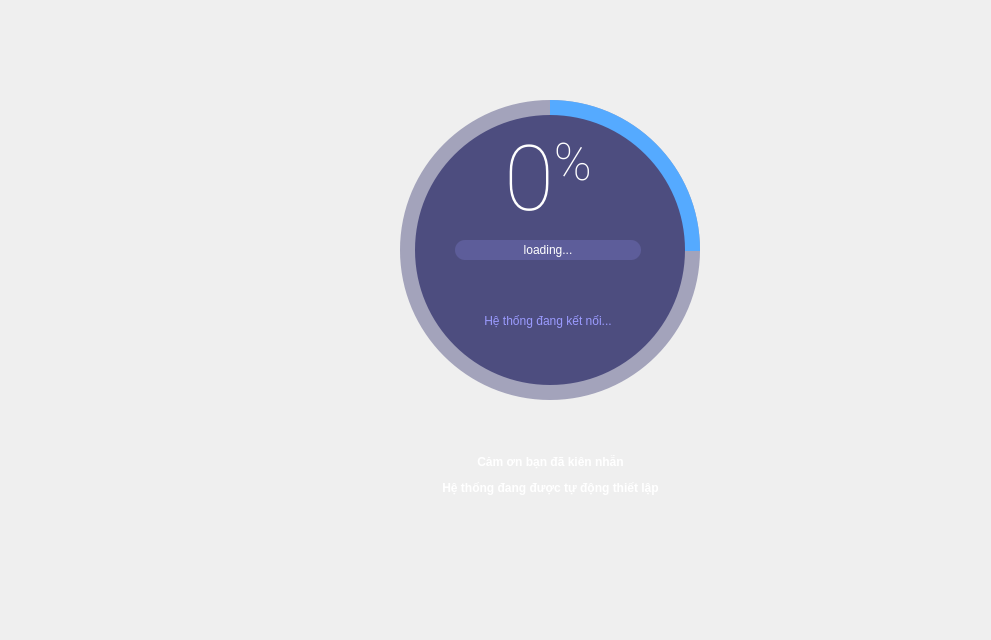
<?xml version="1.0" encoding="UTF-8"?>
<ui version="4.0">
 <class>SplashScreen</class>
 <widget class="QMainWindow" name="SplashScreen">
  <property name="geometry">
   <rect>
    <x>0</x>
    <y>0</y>
    <width>991</width>
    <height>640</height>
   </rect>
  </property>
  <property name="windowTitle">
   <string>MainWindow</string>
  </property>
  <widget class="QWidget" name="centralwidget">
   <widget class="QFrame" name="circularProgressBarBase">
    <property name="geometry">
     <rect>
      <x>10</x>
      <y>20</y>
      <width>781</width>
      <height>561</height>
     </rect>
    </property>
    <property name="styleSheet">
     <string notr="true">QFrame{
	border-top-left-radius: 50px;
	border-bottom-right-radius: 50px;
}</string>
    </property>
    <property name="frameShape">
     <enum>QFrame::NoFrame</enum>
    </property>
    <property name="frameShadow">
     <enum>QFrame::Raised</enum>
    </property>
    <widget class="QFrame" name="circularProgress">
     <property name="geometry">
      <rect>
       <x>390</x>
       <y>80</y>
       <width>300</width>
       <height>300</height>
      </rect>
     </property>
     <property name="styleSheet">
      <string notr="true">QFrame{
	border-radius: 150px;
	background-color: qconicalgradient(cx:0.5, cy:0.5, angle:90, stop:0.749 rgba(255, 0, 127, 0), stop:0.750 rgba(85, 170, 255, 255));
}</string>
     </property>
     <property name="frameShape">
      <enum>QFrame::NoFrame</enum>
     </property>
     <property name="frameShadow">
      <enum>QFrame::Raised</enum>
     </property>
    </widget>
    <widget class="QFrame" name="circularBg">
     <property name="geometry">
      <rect>
       <x>390</x>
       <y>80</y>
       <width>300</width>
       <height>300</height>
      </rect>
     </property>
     <property name="styleSheet">
      <string notr="true">QFrame{
	border-radius: 150px;
	background-color: rgba(77, 77, 127, 120);
}</string>
     </property>
     <property name="frameShape">
      <enum>QFrame::NoFrame</enum>
     </property>
     <property name="frameShadow">
      <enum>QFrame::Raised</enum>
     </property>
    </widget>
    <widget class="QFrame" name="container">
     <property name="geometry">
      <rect>
       <x>405</x>
       <y>95</y>
       <width>270</width>
       <height>270</height>
      </rect>
     </property>
     <property name="styleSheet">
      <string notr="true">QFrame{
	border-radius: 135px;
	background-color: rgb(77, 77, 127);
}</string>
     </property>
     <property name="frameShape">
      <enum>QFrame::NoFrame</enum>
     </property>
     <property name="frameShadow">
      <enum>QFrame::Raised</enum>
     </property>
     <widget class="QWidget" name="layoutWidget">
      <property name="geometry">
       <rect>
        <x>0</x>
        <y>10</y>
        <width>266</width>
        <height>250</height>
       </rect>
      </property>
      <layout class="QGridLayout" name="gridLayout">
       <item row="0" column="0">
        <widget class="QLabel" name="labelPercentage">
         <property name="font">
          <font>
           <family>Roboto Thin</family>
           <pointsize>68</pointsize>
          </font>
         </property>
         <property name="styleSheet">
          <string notr="true">background-color: none;
color: #FFFFFF</string>
         </property>
         <property name="text">
          <string>&lt;p&gt;&lt;span style=&quot; font-size:68pt;&quot;&gt;0&lt;/span&gt;&lt;span style=&quot; font-size:58pt; vertical-align:super;&quot;&gt;%&lt;/span&gt;&lt;/p&gt;</string>
         </property>
         <property name="alignment">
          <set>Qt::AlignCenter</set>
         </property>
        </widget>
       </item>
       <item row="3" column="0">
        <widget class="QLabel" name="labelCredits">
         <property name="font">
          <font>
           <family>Segoe UI</family>
           <pointsize>9</pointsize>
          </font>
         </property>
         <property name="styleSheet">
          <string notr="true">background-color: none;
color: rgb(155, 155, 255);</string>
         </property>
         <property name="text">
          <string>Hệ thống đang kết nối...</string>
         </property>
         <property name="alignment">
          <set>Qt::AlignCenter</set>
         </property>
        </widget>
       </item>
       <item row="1" column="0">
        <widget class="QLabel" name="labelLoadingInfo">
         <property name="minimumSize">
          <size>
           <width>0</width>
           <height>20</height>
          </size>
         </property>
         <property name="maximumSize">
          <size>
           <width>16777215</width>
           <height>20</height>
          </size>
         </property>
         <property name="font">
          <font>
           <family>Segoe UI</family>
           <pointsize>9</pointsize>
          </font>
         </property>
         <property name="styleSheet">
          <string notr="true">QLabel{
	border-radius: 10px;	
	background-color: rgb(93, 93, 154);
	color: #FFFFFF;
	margin-left: 40px;
	margin-right: 40px;
}</string>
         </property>
         <property name="frameShape">
          <enum>QFrame::NoFrame</enum>
         </property>
         <property name="text">
          <string>loading...</string>
         </property>
         <property name="alignment">
          <set>Qt::AlignCenter</set>
         </property>
        </widget>
       </item>
      </layout>
     </widget>
    </widget>
    <widget class="QLabel" name="poster">
     <property name="geometry">
      <rect>
       <x>0</x>
       <y>0</y>
       <width>301</width>
       <height>561</height>
      </rect>
     </property>
     <property name="styleSheet">
      <string notr="true">QLabel{
	background-image: url(:/images/images/khoidong300.png);
	border-top-left-radius: 50px;
	border-bottom-right-radius: 0px;

}</string>
     </property>
     <property name="text">
      <string/>
     </property>
    </widget>
    <widget class="QLabel" name="label">
     <property name="geometry">
      <rect>
       <x>300</x>
       <y>0</y>
       <width>481</width>
       <height>561</height>
      </rect>
     </property>
     <property name="styleSheet">
      <string notr="true">QLabel{
	background-image: url(:/images/images/BLUE.png);
	border-top-left-radius: 0px;
	border-bottom-right-radius: 50px;
}
</string>
     </property>
     <property name="text">
      <string/>
     </property>
    </widget>
    <widget class="QLabel" name="label_2">
     <property name="geometry">
      <rect>
       <x>300</x>
       <y>420</y>
       <width>481</width>
       <height>71</height>
      </rect>
     </property>
     <property name="styleSheet">
      <string notr="true">QLabel{
	background-color: none;
	border-top-left-radius: 0px;
	border-bottom-right-radius: 0px;
	
	font: 25 8pt &quot;#9Slide03 Comfortaa Light&quot;;
}</string>
     </property>
     <property name="text">
      <string>&lt;html&gt;&lt;head/&gt;&lt;body&gt;&lt;p align=&quot;center&quot;&gt;&lt;span style=&quot; font-size:9pt; font-weight:600; color:#ffffff;&quot;&gt;Cảm ơn bạn đã kiên nhẫn&lt;/span&gt;&lt;/p&gt;&lt;p align=&quot;center&quot;&gt;&lt;span style=&quot; font-size:9pt; font-weight:600; color:#ffffff;&quot;&gt;Hệ thống đang được tự động thiết lập&lt;/span&gt;&lt;/p&gt;&lt;/body&gt;&lt;/html&gt;</string>
     </property>
    </widget>
    <zorder>poster</zorder>
    <zorder>label</zorder>
    <zorder>circularBg</zorder>
    <zorder>circularProgress</zorder>
    <zorder>container</zorder>
    <zorder>label_2</zorder>
   </widget>
  </widget>
 </widget>
 <resources>
  <include location="resources.qrc"/>
 </resources>
 <connections/>
</ui>
